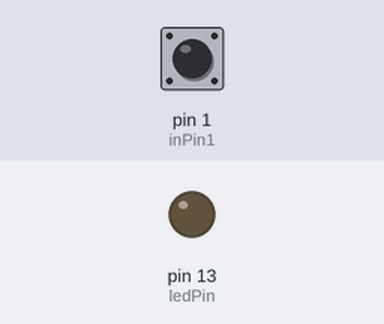
The sketch below on a simulated Arduino Uno, built with avr-gcc and run on an emulated ATmega328P. Shown: output pins drawn as LEDs (lit = HIGH). Inputs (shaded band) come from the test bench; at power-on: pin 1 (inPin1) HIGH.

Above: at 1.2 s.
1.3 s: pin 1 (inPin1) pulled LOW for 0.15 s
At 1.37 s:
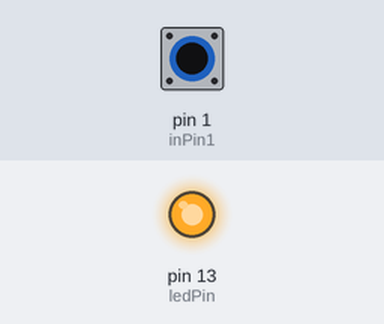
2.9 s: pin 1 (inPin1) pulled LOW for 3.2 s
At 7.3 s:
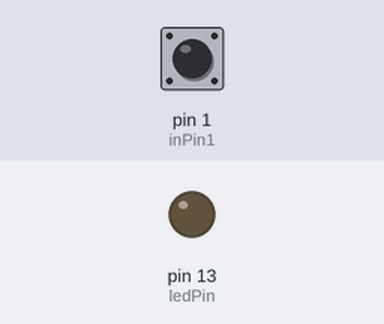
Timing chart, 0 to 8.8 s (numbered marks = the images above; inputs shaded):
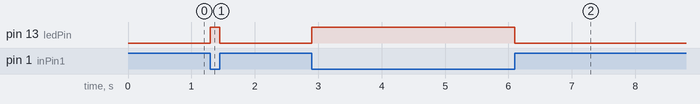

Measured:
- after the input at 1.3 s, pin 13 (ledPin): LOW → HIGH at once, → LOW 0.15 s later
- after the input at 2.9 s, pin 13 (ledPin): LOW → HIGH at once, → LOW 3.2 s later

The sketch:

continuidad.ino
```cpp
const byte ledPin = 13; // choose the pin for the LED. attiny85 = 0; teensy = 11
const byte inPin1 = 1;   // choose the input pin
bool val = 0;     // variable for reading the pin status


void setup() {
  pinMode(ledPin, OUTPUT);  // declare LED as output

  pinMode(inPin1, INPUT);    // declare as input
  digitalWrite(inPin1, HIGH); //enable pull up resistor

}

void loop(){

  //ground inPin1 to get continuity. toggle led when triggered
  val = digitalRead(inPin1);  // read input value
  if (val == HIGH) {         // check if the input is HIGH (if no cont..)
    digitalWrite(ledPin, LOW);  // turn LED OFF
  } else {
    digitalWrite(ledPin, HIGH);
  }
}
```
